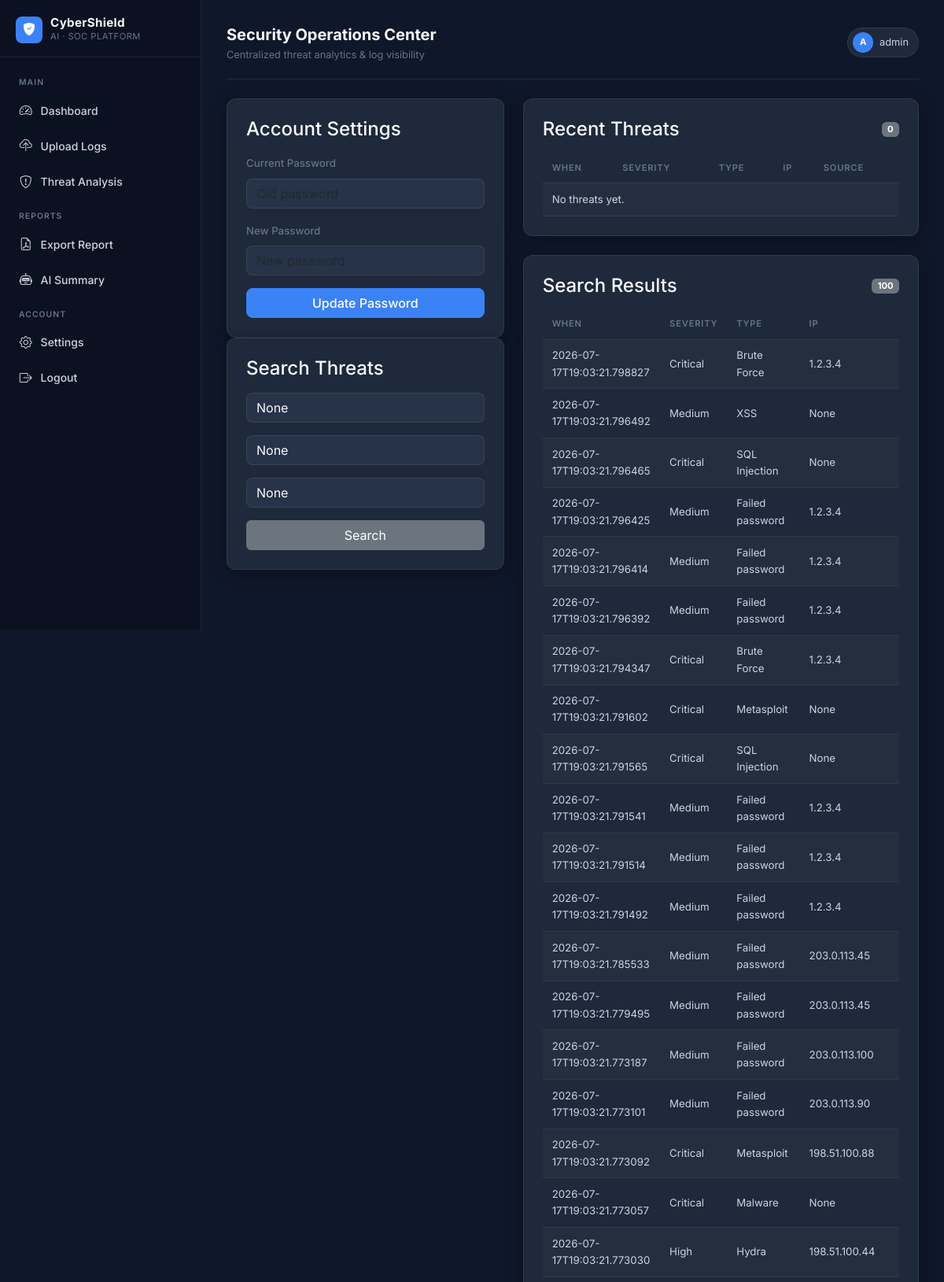
The page /search (signed in, upper part) on the database its author committed.
### tables this page shows
CREATE TABLE threats (
            id INTEGER PRIMARY KEY AUTOINCREMENT,
            log_id INTEGER,
            type TEXT,
            severity TEXT,
            message TEXT,
            ip TEXT,
            timestamp TEXT,
            FOREIGN KEY(log_id) REFERENCES logs(id)
        );

### app.py (the view)
@app.route("/search")
@require_login
def search():
    qtype = request.args.get("type")
    severity = request.args.get("severity")
    ip = request.args.get("ip")
    conn = get_db_connection()
    cur = conn.cursor()
    sql = "SELECT threats.*, logs.filename FROM threats LEFT JOIN logs ON threats.log_id=logs.id WHERE 1=1"
    params = []
    if qtype:
        sql += " AND type LIKE ?"
        params.append(f"%{qtype}%")
    if severity:
        sql += " AND severity=?"
        params.append(severity)
    if ip:
        sql += " AND ip LIKE ?"
        params.append(f"%{ip}%")
    sql += " ORDER BY timestamp DESC LIMIT 100"
    cur.execute(sql, params)
    rows = cur.fetchall()
    conn.close()
    return render_template("settings.html", recent=[], threats=rows, search_params={"type": qtype, "severity": severity, "ip": ip})

### app.py (called while the page is built)
def get_db_connection():
    conn = sqlite3.connect(DB_PATH)
    conn.row_factory = sqlite3.Row
    return conn

def require_login(func):
    from functools import wraps
    @wraps(func)
    def wrapper(*args, **kwargs):
        if not session.get("user"):
            return redirect(url_for("login", next=request.path))
        return func(*args, **kwargs)
    return wrapper

### templates/settings.html (shortened to what this page needs)
{% extends "base.html" %}
{% block content %}
<div class="row g-4">
    <div class="col-lg-5">
        <div class="card p-4">
            <h4 class="mb-3">Account Settings</h4>
            <form method="post">
                <div class="mb-3">
                    <label class="form-label text-muted">Current Password</label>
                    <input name="old_password" placeholder="Old password" class="form-control form-control-dark"
                        type="password" required>
                </div>
                <div class="mb-3">
                    <label class="form-label text-muted">New Password</label>
                    <input name="new_password" placeholder="New password" class="form-control form-control-dark"
                        type="password" required>
                </div>
                <button class="btn btn-primary w-100">Update Password</button>
            </form>
        </div>
        <div class="card p-4">
            <h4 class="mb-3">Search Threats</h4>
            <form method="get" action="{{ url_for('search') }}">
                <div class="mb-3">
                    <input name="type" placeholder="Type" class="form-control form-control-dark"
                        value="{{ search_params.type if search_params is defined else '' }}">
                </div>
                <div class="mb-3">
                    <input name="severity" placeholder="Severity" class="form-control form-control-dark"
                        value="{{ search_params.severity if search_params is defined else '' }}">
                </div>
                <div class="mb-3">
                    <input name="ip" placeholder="IP" class="form-control form-control-dark"
                        value="{{ search_params.ip if search_params is defined else '' }}">
                </div>
                <button class="btn btn-secondary w-100">Search</button>
            </form>
        </div>
    </div>
    <div class="col-lg-7">
        <div class="card p-4 mb-4">
            <div class="d-flex justify-content-between align-items-center mb-3">
                <h4 class="mb-0">Recent Threats</h4>
                <span class="badge bg-secondary">{{ recent|length if recent else 0 }}</span>
            </div>
            <div class="table-responsive">
                <table class="table table-dark table-striped align-middle mb-0">
                    <thead>
                        <tr>
                            <th>When</th>
                            <th>Severity</th>
                            <th>Type</th>
                            <th>IP</th>
                            <th>Source</th>
                        </tr>
                    </thead>
                    <tbody>
                        {% for t in recent %}
                        <tr>
                            <td>{{ t['timestamp'] }}</td>
                            <td>{{ t['severity'] }}</td>
                            <td>{{ t['type'] }}</td>
                            <td>{{ t['ip'] }}</td>
                            <td>{{ t['filename'] or t['log_id'] }}</td>
                        </tr>
                        {% else %}
                        <tr>
                            <td colspan="5">No threats yet.</td>
                        </tr>
                        {% endfor %}
                    </tbody>
                </table>
            </div>
        </div>
        {% if threats is defined %}
        <div class="card p-4">
            <div class="d-flex justify-content-between align-items-center mb-3">
                <h4 class="mb-0">Search Results</h4>
                <span class="badge bg-secondary">{{ threats|length if threats else 0 }}</span>
            </div>
            <div class="table-responsive">
                <table class="table table-dark table-striped align-middle mb-0">
                    <thead>
                        <tr>
                            <th>When</th>
                            <th>Severity</th>
                            <th>Type</th>
                            <th>IP</th>
                            <th>Source</th>
                        </tr>
                    </thead>
                    <tbody>
                        {% for t in threats %}
                        <tr>
                            <td>{{ t['timestamp'] }}</td>
                            <td>{{ t['severity'] }}</td>
                            <td>{{ t['type'] }}</td>
                            <td>{{ t['ip'] }}</td>
                            <td>{{ t['filename'] }}</td>
                        </tr>
                        {% else %}
                        <tr>
                            <td colspan="5">No matching threats found.</td>
                        </tr>
                        {% endfor %}
                    </tbody>
                </table>
            </div>
        </div>
        {% endif %}
    </div>
</div>
{% endblock %}

### static/css/styles.css (style rules this page uses)
:root { --bg: #0F172A; --surface: #1E293B; --surface2: #263348; --border: rgba(255,255,255,0.08); --text: #F8FAFC; --text-sub: #CBD5E1; --muted: #64748B; --accent: #3B82F6; --accent-h: #2563EB; --c-critical: #EF4444; --c-high: #F97316; --c-medium: #EAB308; --c-low: #22C55E; --c-safe: #14B8A6; --c-risk: #A855F7; --c-info: #38BDF8; }
*, *::before, *::after { box-sizing: border-box; }
body { margin: 0; background: var(--bg); color: var(--text); font-family: Inter, "Segoe UI", system-ui, -apple-system, sans-serif; font-size: 0.9375rem; line-height: 1.6; }
.card { background: var(--surface); border: 1px solid var(--border); border-radius: 12px; box-shadow: 0 4px 24px rgba(0,0,0,0.3); color: var(--text); }
.table-dark { --bs-table-bg: transparent; --bs-table-striped-bg: rgba(255,255,255,0.025); --bs-table-hover-bg: rgba(255,255,255,0.04); --bs-table-color: var(--text); --bs-table-border-color: var(--border); font-size: 0.83rem; }
.table-dark thead th { font-size: 0.7rem; font-weight: 600; letter-spacing: 0.07em; text-transform: uppercase; color: var(--muted); border-bottom: 1px solid var(--border); padding: 0.6rem 0.75rem; white-space: nowrap; }
.table-dark td { padding: 0.6rem 0.75rem; vertical-align: middle; color: var(--text-sub); }
.form-control, .form-control-dark, .form-select { background: var(--surface2); border: 1px solid var(--border); color: var(--text); border-radius: 8px; }
.form-label { color: var(--text-sub); font-size: 0.83rem; font-weight: 500; }
.btn-primary { background: var(--accent); border-color: var(--accent); color: #fff; font-weight: 500; border-radius: 8px; }
.text-muted { color: var(--muted) !important; }

### rows shown on the page
threats: timestamp "2026-07-17T19:03:21.798827", severity "Critical", type "Brute Force", ip "1.2.3.4"
threats: timestamp "2026-07-17T19:03:21.796492", severity "Medium", type "XSS", ip "None"
threats: timestamp "2026-07-17T19:03:21.796465", severity "Critical", type "SQL Injection", ip "None"
threats: timestamp "2026-07-17T19:03:21.796425", severity "Medium", type "Failed password", ip "1.2.3.4"
threats: timestamp "2026-07-17T19:03:21.796414", severity "Medium", type "Failed password", ip "1.2.3.4"
threats: timestamp "2026-07-17T19:03:21.796392", severity "Medium", type "Failed password", ip "1.2.3.4"
threats: timestamp "2026-07-17T19:03:21.794347", severity "Critical", type "Brute Force", ip "1.2.3.4"
threats: timestamp "2026-07-17T19:03:21.791602", severity "Critical", type "Metasploit", ip "None"
threats: timestamp "2026-07-17T19:03:21.791565", severity "Critical", type "SQL Injection", ip "None"
threats: timestamp "2026-07-17T19:03:21.791541", severity "Medium", type "Failed password", ip "1.2.3.4"
threats: timestamp "2026-07-17T19:03:21.791514", severity "Medium", type "Failed password", ip "1.2.3.4"
threats: timestamp "2026-07-17T19:03:21.791492", severity "Medium", type "Failed password", ip "1.2.3.4"
threats: timestamp "2026-07-17T19:03:21.785533", severity "Medium", type "Failed password", ip "203.0.113.45"
threats: timestamp "2026-07-17T19:03:21.779495", severity "Medium", type "Failed password", ip "203.0.113.45"
threats: timestamp "2026-07-17T19:03:21.773187", severity "Medium", type "Failed password", ip "203.0.113.100"
threats: timestamp "2026-07-17T19:03:21.773101", severity "Medium", type "Failed password", ip "203.0.113.90"
threats: timestamp "2026-07-17T19:03:21.773092", severity "Critical", type "Metasploit", ip "198.51.100.88"
threats: timestamp "2026-07-17T19:03:21.773057", severity "Critical", type "Malware", ip "None"
threats: timestamp "2026-07-17T19:03:21.773030", severity "High", type "Hydra", ip "198.51.100.44"

### other values the page prints
{{ session.get('user')[0]|upper }} "A"
{{ session.get('user') }} "admin"
{{ recent|length if recent else 0 }} "0"
{{ threats|length if threats else 0 }} "100"
